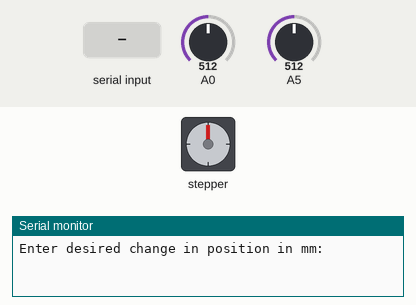
A sketch run on a simulated Arduino Uno, built with avr-gcc and run on an emulated ATmega328P. Parts: stepper motor, the last lines printed to the serial monitor. The test bench sets the inputs (shaded band); at power-on: A0 = 512, A5 = 512. Stepper angles assume 800 steps per turn.

Above: at 1.2 s.
1.3 s: "90,45\n" received over Serial
At 2.45 s:
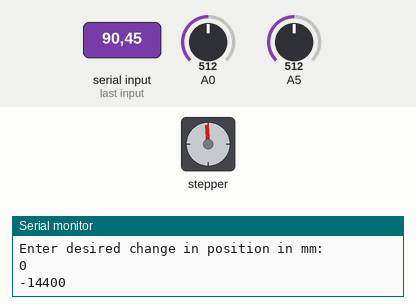
At 3.05 s:
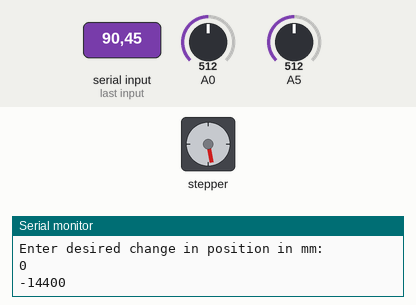
4.3 s: A0 set to 983
7.3 s: A0 set to 1017
At 7.8 s:
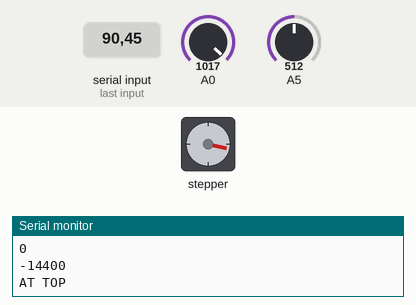
Timing chart, 0 to 10.3 s (numbered marks = the images above; inputs shaded):
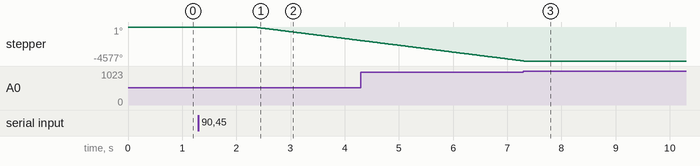

The sketch:

stepper_motor_position_input.ino
```cpp
#include <Stepper.h>
#define stepPin 7
#define dirPin 8 // blue wire on stepper driver

#define stepAngle 1.8

int stepIncrement = 6; //initial step increment, can be changed in accel loop

float deg = 0;
long pos = 0;
int val = 0;
long desPos = pos; //8050; // 800 ticks per revolution at slow speed

long maxPos = 0;
long minPos = -130000;

int atTop = 0;
int atBottom = 0;

const int stepsPerRev = 800;

Stepper stepper(stepsPerRev, stepPin, dirPin);

void setup() {
  Serial.begin(9600);
  stepper.setSpeed(500); //speed in RPM

  Serial.println("Enter desired change in position in mm:");
}

void loop() {
  if(Serial.available()){
    String user_input = Serial.readString();
    // convert desired change in pos from mm to stepper ticks
    long changeInPos = -stepsPerRev*user_input.toFloat()/5;
    // apply desired change to desPos and bound at limits
    Serial.println(pos);
    if(changeInPos != 0)
      desPos += changeInPos;
      if(desPos > maxPos)
        desPos = maxPos;
      else if (desPos<minPos)
        desPos = minPos;
    Serial.println(desPos);
  }

  // move stepper toward desired position
  if (desPos > pos + stepIncrement - 1 && pos<maxPos) {
    // increase pos
    stepper.step(stepIncrement);
    pos = pos + stepIncrement;
  } else if (desPos < pos - stepIncrement - 1 && pos>minPos) {
    // decrease pos
    stepper.step(-stepIncrement);
    pos = pos - stepIncrement;
  } else{
  }

  // check limit switches
  int limit_top = analogRead(A0);
  int limit_bottom = analogRead(A5);
  if(limit_top > 1000 && !atTop && !atBottom){
    Serial.println("AT TOP");
    // switch has been hit, update current pos accordinly (will stop stepper)
    atTop = 1;
    pos = minPos;
    desPos = pos; // so stepper rests at current state until given new command
  } else if (atTop && limit_top < 800){
    // no longer at limit, update atTop
    atTop = 0;
    delay(50);
  }
  if(limit_bottom > 1000 && !atBottom && !atTop){
    Serial.println("AT BOTTOM");
    // switch has been hit, update current pos accordinly (will stop stepper)
    atBottom = 1;
    pos = maxPos;
    desPos = pos; // so stepper rests at current state until given new command
  } else if (atBottom && limit_bottom < 800){
    // no longer at limit, update atTop
    atBottom = 0;
    delay(50);
  }

  delayMicroseconds(1600);
}
```

Measured:
- the behaviour switches between 1000 and 1001 on A0 (found by bisection; images 2 and 3)
- after the input at 1.3 s, stepper: keeps turning counter-clockwise at about 917°/s, starting after 1.0 s
- after the input at 7.3 s, stepper: goes on until 7.3 s, then stays -4577°
